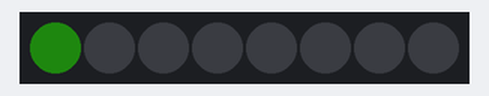
Bench run of a program on a simulated Raspberry Pi Pico running MicroPython. On the bench: 8 RGB LEDs in strip order, left to right. Dim RGB values are drawn brighter than linear; random numbers come from a fixed seed; library files of the repository ran but are not shown: ws2812b.py.

Above: at 0.1 s.
At 4.18 s:
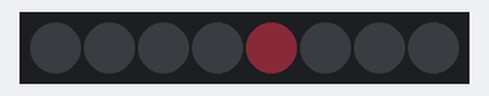
At 9.47 s:
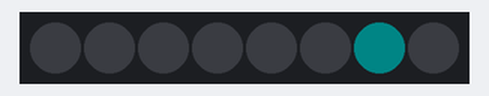
At 19.86 s:
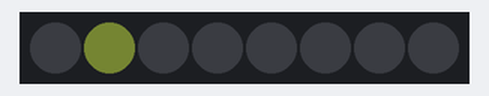
At 29.83 s:
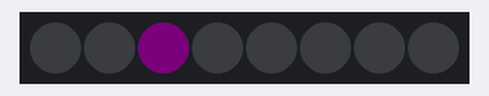
At 39.81 s:
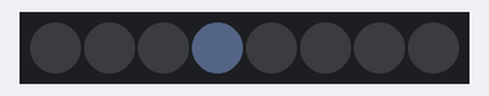
Timing chart, 0 to 40.0 s (numbered marks = the images above):
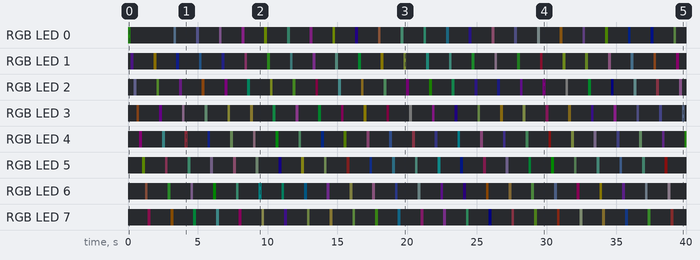

Measured:
- by itself, RGB LED 5: off → RGB(6, 9, 0) at 1.0 s, → off 0.20 s later, → RGB(8, 3, 5) 1.4 s later, → off 0.20 s later, … (48 changes in this stretch)
- by itself, RGB LED 7: off → RGB(9, 1, 5) at 1.4 s, → off 0.20 s later, → RGB(7, 4, 0) 1.4 s later, → off 0.20 s later, … (48 changes in this stretch)
- by itself, RGB LED 3: off → RGB(6, 3, 1) at 0.62 s, → off 0.20 s later, → RGB(6, 0, 8) 1.4 s later, → off 0.20 s later, … (50 changes in this stretch)
- by itself, RGB LED 4: off → RGB(7, 0, 6) at 0.82 s, → off 0.20 s later, → RGB(3, 7, 7) 1.4 s later, → off 0.20 s later, … (49 changes in this stretch)

The program:

Marquee.py
```python
import ws2812b
import random
import utime

ring_pin = 17 # Mdoule connect pin
numpix   = 8  # Number of RGB lights
# Initialize RGB light halo
strip = ws2812b.ws2812b(numpix, 0, ring_pin)
strip.fill(0,0,0) # Clear RGB buffer
strip.show()      # Refresh display

while True:
    for i in range(numpix):
        strip.fill(0,0,0)
        r = random.randint(0, 10)
        g = random.randint(0, 10)
        b = random.randint(0, 10)

        strip.set_pixel(i, r, g, b)
        strip.show()
        utime.sleep(.2)
```
